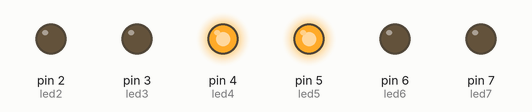
Simulated run of this sketch. Board: Arduino Uno, built with avr-gcc and run on an emulated ATmega328P. Parts: output pins drawn as LEDs (lit = HIGH).

Above: at 0.2 s.
At 1.3 s:
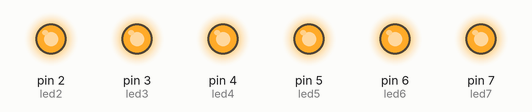
At 4.2 s:
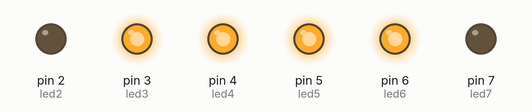
At 6.7 s:
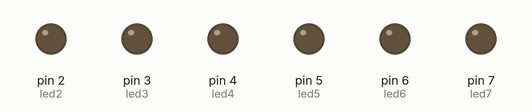
Timing chart, 0 to 8.3 s (numbered marks = the images above):
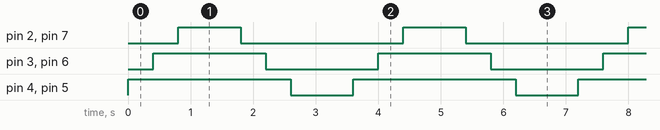

Measured:
- by itself, pin 2 (led2), pin 7 (led7): alternates HIGH for 1.0 s and LOW for 2.6 s
- by itself, pin 3 (led3), pin 6 (led6): alternates HIGH for 1.8 s and LOW for 1.8 s
- by itself, pin 4 (led4), pin 5 (led5): alternates HIGH for 2.6 s and LOW for 1.0 s

The sketch:

ch3hw2.ino
```cpp
//第二種方式
int led2 = 2 ;
int led3 = 3 ;
int led4 = 4 ;
int led5 = 5 ;
int led6 = 6 ;
int led7 = 7 ;
void setup() {
  pinMode(led2, OUTPUT);
  pinMode(led3, OUTPUT);
  pinMode(led4, OUTPUT);
  pinMode(led5, OUTPUT);
  pinMode(led6, OUTPUT);
  pinMode(led7, OUTPUT);

}

void loop() {
  digitalWrite(led4, HIGH);
  digitalWrite(led5, HIGH);
  delay(400);
  digitalWrite(led3, HIGH);
  digitalWrite(led6, HIGH);
  delay(400);
  digitalWrite(led2, HIGH);
  digitalWrite(led7, HIGH);
  delay(1000);
  digitalWrite(led2, LOW);
  digitalWrite(led7, LOW);
  delay(400);
  digitalWrite(led3, LOW);
  digitalWrite(led6, LOW);
  delay(400);
  digitalWrite(led4, LOW);
  digitalWrite(led5, LOW);
  delay(1000);

}
```
